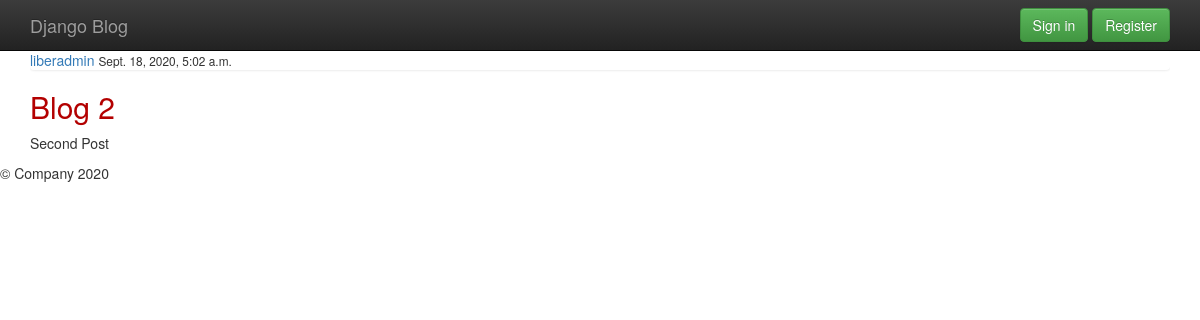
The app's page /post/2/ with its own data.
### blog/models.py (models this page shows, shortened)
class Post(models.Model):
    title = models.CharField(max_length=100)
    content = models.TextField()
    date_posted = models.DateTimeField(default=timezone.now)
    author = models.ForeignKey(User, on_delete=models.CASCADE)

### blog/views.py (the view)
# urls.py: path('post/<int:pk>/', PostDetailView.as_view(), name='post-detail'),
class PostDetailView(DetailView):
    model = Post

### blog/templates/blog/post_detail.html (shortened to what this page needs)
{% extends 'blog/base.html' %}
{% block content %}
    <div class="container">
        <article>
            <div class="media-body">
                <div class="list-group">
                    <a href="#">{{ object.author }}</a>
                    <small>{{ object.date_posted }}</small>
                </div>
                <h2>{{ object.title }}</h2>
                <p>{{ object.content }}</p>
            </div>
        </article>
    </div>
{% endblock content %}

### users/static/blog/css/main.css (style rules this page uses)
h2,h3,h4,h5,h6 { color: #b30000; }

### blog/templates/blog/base.html (style rules this page uses)
body { padding-top: 50px; padding-bottom: 20px; }

### records on screen
Post: author "liberadmin", date_posted "Sept. 18, 2020, 5:02 a.m.", title "Blog 2", content "Second Post"
